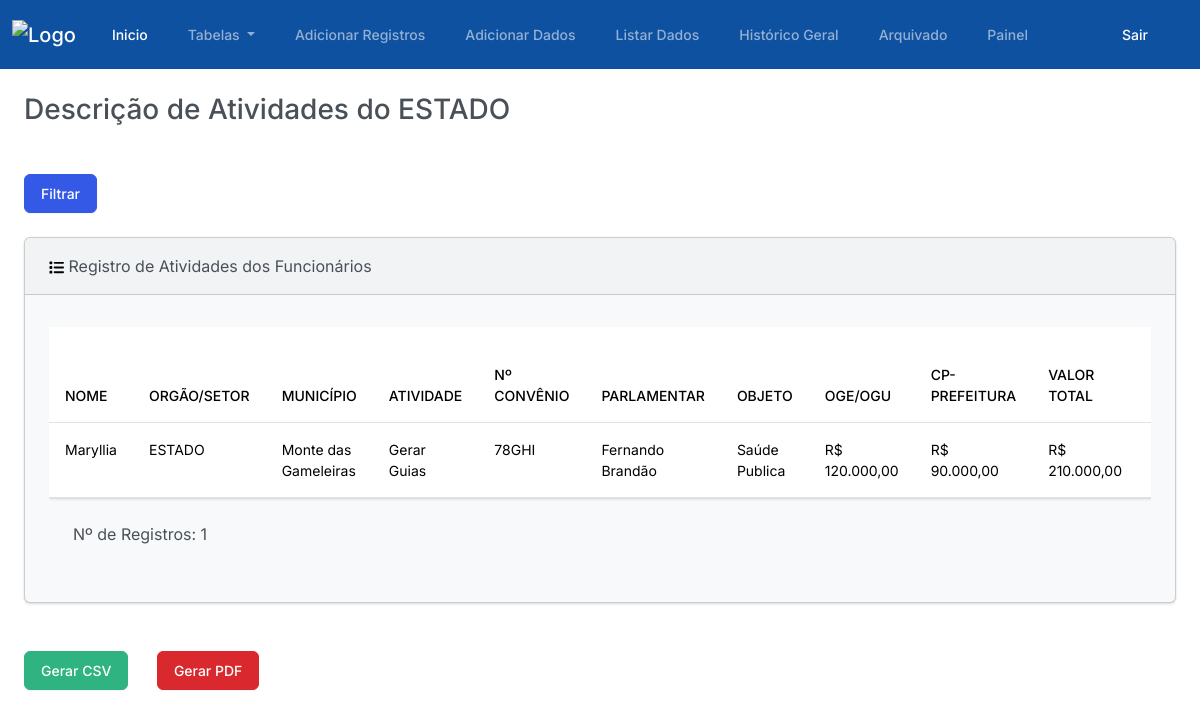
/tabela_estado/ (signed in), run on the app's committed database.
### plataforma/models.py (models this page shows, shortened)
class RegistroFuncionarios(models.Model):
    class Meta:
        verbose_name_plural = "Registros da Tabela Geral"
    nome = models.ForeignKey(Nome, on_delete=models.CASCADE)
    orgao_setor = models.ForeignKey(Setor, on_delete=models.CASCADE)
    municipio = models.ForeignKey(Municipio, on_delete=models.CASCADE)
    atividade = models.ForeignKey(Atividade, on_delete=models.CASCADE)
    num_convenio = models.CharField(max_length=255)
    parlamentar = models.CharField(max_length=255)
    objeto = models.CharField(max_length=255)
    oge_ogu = models.DecimalField(max_digits=10, decimal_places=2)
    cp_prefeitura = models.DecimalField(max_digits=10, decimal_places=2)
    valor_liberado = models.DecimalField(max_digits=10, decimal_places=2, default=0)
    prazo_vigencia = models.DateField()
    situacao = models.CharField(max_length=255)
    providencia = models.CharField(max_length=255)
    status = models.CharField(max_length=20, choices=Status.choices, default=Status.NAO_INICIADO)
    data_recepcao = models.DateField()
    data_inicio = models.DateField(null=True, blank=True)
    documento_pendente = models.BooleanField(default=False)
    documento_cancelado = models.BooleanField(default=False)
    data_fim = models.DateField(null=True, blank=True)
    duracao_dias_uteis = models.IntegerField(default=0)
    def calcular_valores(self):
        valor_total = Decimal(str(self.oge_ogu)) + Decimal(str(self.cp_prefeitura))
        falta_liberar = Decimal(str(self.oge_ogu)) - Decimal(str(self.valor_liberado))
        return valor_total, falta_liberar
    def exibir_modal_prazo_vigencia(self):
        hoje = timezone.now().date()
        prazo_vigencia = self.prazo_vigencia
        dias_restantes = (prazo_vigencia - hoje).days
        return dias_restantes <= 30, dias_restantes
    def dia_trabalho_total(self):
        if not self.data_inicio or not self.data_fim:
            return 0
        if isinstance(self.data_inicio, str):
            self.data_inicio = datetime.strptime(self.data_inicio, "%Y-%m-%d").date()
        if isinstance(self.data_fim, str):
            self.data_fim = datetime.strptime(self.data_fim, "%Y-%m-%d").date()
        delta = self.data_fim - self.data_inicio
        dias_uteis = sum(1 for i in range(delta.days + 1) if (self.data_inicio + timedelta(days=i)).weekday() < 5)
        return dias_uteis

class Nome(models.Model):
    nome = models.CharField(max_length=255)

class Setor(models.Model):
    orgao_setor = models.CharField(max_length=255)

class Municipio(models.Model):
    municipio = models.CharField(max_length=255)

class Atividade(models.Model):
    atividade = models.CharField(max_length=255)

### plataforma/views.py (the view)
# urls.py: path('tabela_estado/', views.tabela_estado, name='tabela_estado'),
def tabela_estado(request):
    registros = RegistroFuncionarios.objects.filter(orgao_setor__orgao_setor='ESTADO')
    nomes = Nome.objects.all()
    municipios = Municipio.objects.all()
    context = {
        'nomes': nomes,
        'municipios': municipios,
        'registros': registros,
    }
    return render(request, 'tabela_estado.html', context)

### plataforma/templatetags/custom_filters.py (called while the page is built)
@register.filter(name='format_currency')
def format_currency(value):
    try:
        numeric_value = float(value)
        formatted_value = '{:,.2f}'.format(numeric_value)
        formatted_value = 'R$ ' + formatted_value.replace(',', 'v').replace('.', ',').replace('v', '.')
        return formatted_value
    except ValueError:
        return value

@register.filter(name='formatar_data')
def formatar_data(value):
    if isinstance(value, date):
        return value.strftime('%d/%m/%Y')
    else:
        data_obj = datetime.strptime(value, '%d de %B de %Y')
        return data_obj.strftime('%d/%m/%Y')

### plataforma/templates/tabela_estado.html (shortened to what this page needs)
{% extends "base.html" %}
{% load static %}
{% load humanize %}
{% load custom_filters %}
{% block container %}
    <h3 class="m-4">Descrição de Atividades do ESTADO</h3>
    <button type="button" class="btn btn-primary m-4" data-bs-toggle="modal" data-bs-target="#filtroModal">
      Filtrar
    </button>
    <div class="row">
      <div class="col-12">
        <div class="card bg-light ms-4 me-4 mb-4">
          <div class="card-header">
            Registro de Atividades dos Funcionários
          </div>
          <div class="card-body">
            <p class="card-text">
              <div class="table-container table-responsive">
                <table class='table table-hover'>
                  <thead class="thead-fixed sticky-top">
                    <tr>
                      <th scope="col-fixed">NOME</th>
                      <th scope="col-fixed">ORGÃO/SETOR</th>
                      <th scope="col-fixed">MUNICÍPIO</th>
                      <th scope="col-fixed">ATIVIDADE</th>
                      <th scope="col-fixed">Nº CONVÊNIO</th>
                      <th scope="col-fixed">PARLAMENTAR</th>
                      <th scope="col-fixed">OBJETO</th>
                      <th scope="col-fixed">OGE/OGU</th>
                      <th scope="col-fixed">CP-PREFEITURA</th>
                      <th scope="col-fixed">VALOR TOTAL</th>
                      <th scope="col-fixed">VALOR LIBERADO</th>
                    </tr>
                  </thead>
                  <tbody>
                    {% for registro in registros %}
                      <tr>
                        <td>{{ registro.nome.nome }}</td>
                        <td>{{ registro.orgao_setor.orgao_setor }}</td>
                        <td>{{ registro.municipio.municipio }}</td>
                        <td>{{ registro.atividade.atividade }}</td>
                        <td>{{ registro.num_convenio }}</td>
                        <td>{{ registro.parlamentar }}</td>
                        <td>{{ registro.objeto }}</td>
                        <td>{{ registro.oge_ogu|format_currency }}</td>
                        <td>{{ registro.cp_prefeitura|format_currency }}</td>
                        <td>{{ registro.calcular_valores.0|format_currency }}</td>
                        <td>{{ registro.valor_liberado|format_currency }}</td>
                      </tr>
                    {% endfor %}
                  </tbody>
                </table>
                {% if registros %}
                  <p class="m-4">Nº de Registros: {{ registros.count }}</p>
                {% else %}
                  <p>registros está vazio ou não está sendo passado corretamente.</p>
                {% endif %}
              </div>
            </p>
          </div>
        </div>
        <a class="btn btn-success m-4" href="#" id="btnGerarCSV">Gerar CSV</a>
        <a class="btn btn-danger" href="{% url 'gerar_pdf_tabela_estado' %}">Gerar PDF</a>
      </div>
    </div>
{% endblock container %}

### plataforma/templates/tabela_estado.html (style rules this page uses)
.table-container { overflow: auto; max-height: 650px; }
.thead-fixed th { position: sticky; top: 0; background-color: #fff; z-index: 1; }

### data on the page
RegistroFuncionarios: nome.nome "Maryllia", orgao_setor.orgao_setor "ESTADO", municipio.municipio "Monte das Gameleiras", atividade.atividade "Gerar Guias", num_convenio "78GHI", parlamentar "Fernando Brandão", objeto "Saúde Publica", oge_ogu "R$ 120.000,00", cp_prefeitura "R$ 90.000,00", calcular_valores.0 "R$ 210.000,00"

### other printed values
{{ registros.count }} "1"
